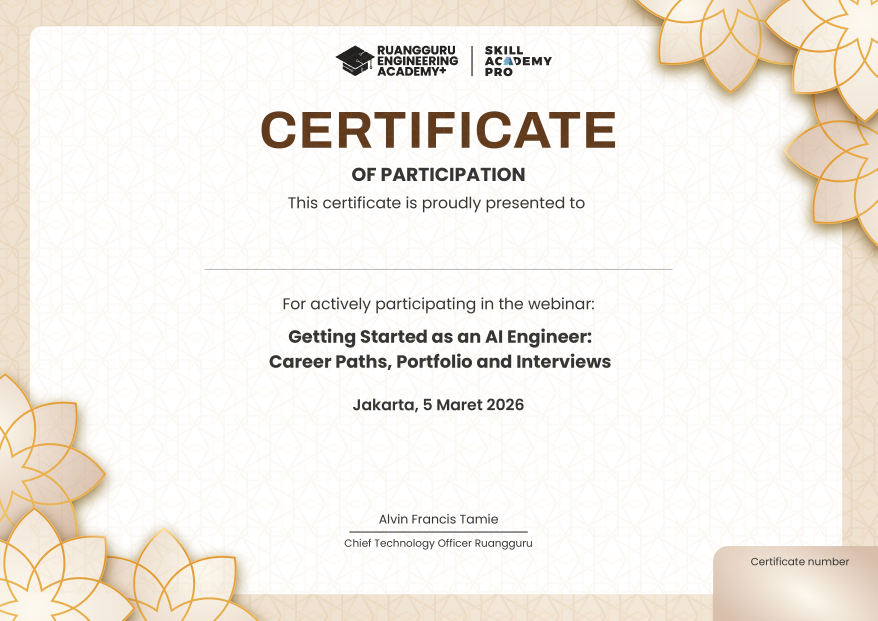
#> input picture assets/Sertifikat Webinar KODING KURMA_Sertifikat Peserta_2.jpg, 3509 x 2481 px (shown at 1/4 size)
$ python clean_bg_cv.py
#> lines starting #> are read from the running program, lines starting #| are printed output that depends on the picture; after the words box and inside, x2 and y2 are one past the last pixel; in counts of white or black regions, pixels touching at a corner belong together
import cv2
import numpy as np

img_path = 'assets/Sertifikat Webinar KODING KURMA_Sertifikat Peserta_2.jpg'
output_path = 'assets/template_clean.jpg'

print("Membaca gambar...")
img = cv2.imread(img_path)
#> img is the input picture: shape (2481, 3509, 3); mean B, G, R 232, 238.5, 243.6

if img is None:
    print("Gagal membaca gambar.")
    exit()

# Area teks (Y_START, Y_END), (X_START, X_END)
y1, y2 = 1100, 1850
x1, x2 = 500, 3000

print("Membuat mask...")
roi = img[y1:y2, x1:x2]
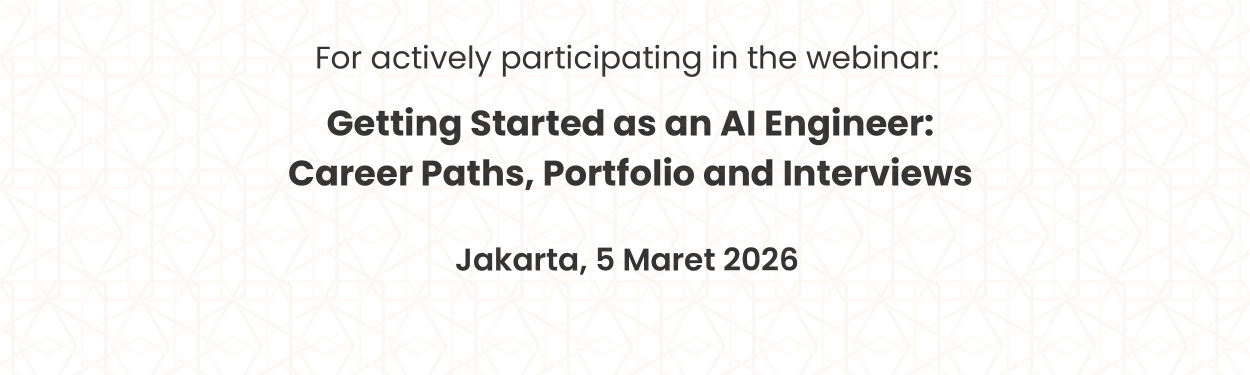
#> roi: shape (750, 2500, 3) (shown at 1/2 size); mean B, G, R 241.9, 243.3, 244.4

# Cari pixel yang lebih gelap (teksnya)
# Background kan terang RGB > 240, Teks gelap (abu gelap/hitam)
gray_roi = cv2.cvtColor(roi, cv2.COLOR_BGR2GRAY)
_, mask = cv2.threshold(gray_roi, 150, 255, cv2.THRESH_BINARY_INV)
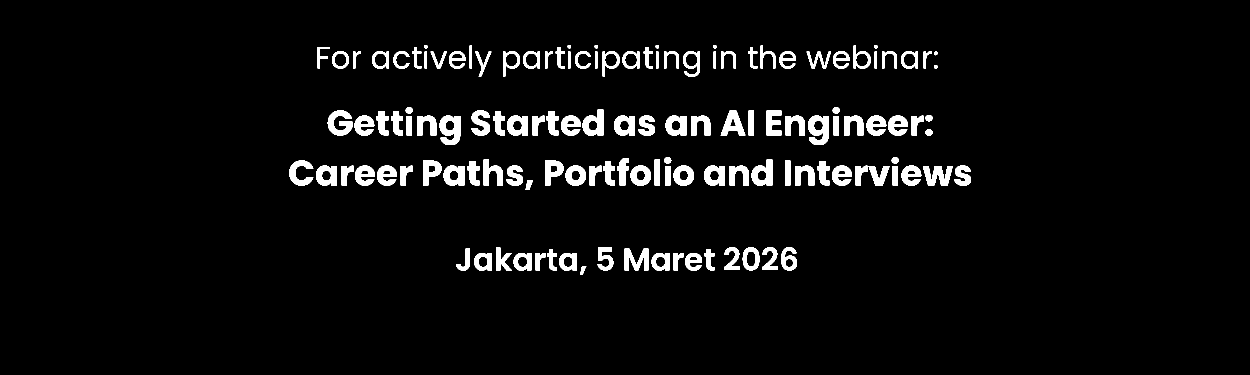
#> mask: shape (750, 2500) (shown at 1/2 size); 4.7% white; 130 white regions, largest, box (x1, y1, x2, y2) and area: (879, 231, 921, 290) 1690, (1616, 231, 1658, 290) 1690, (655, 221, 705, 271) 1484

print("Inpainting teks lama (ini memakan waktu 10-20 detik)...")
# cv2.INPAINT_TELEA atau INPAINT_NS
roi_cleaned = cv2.inpaint(roi, mask, inpaintRadius=5, flags=cv2.INPAINT_TELEA)
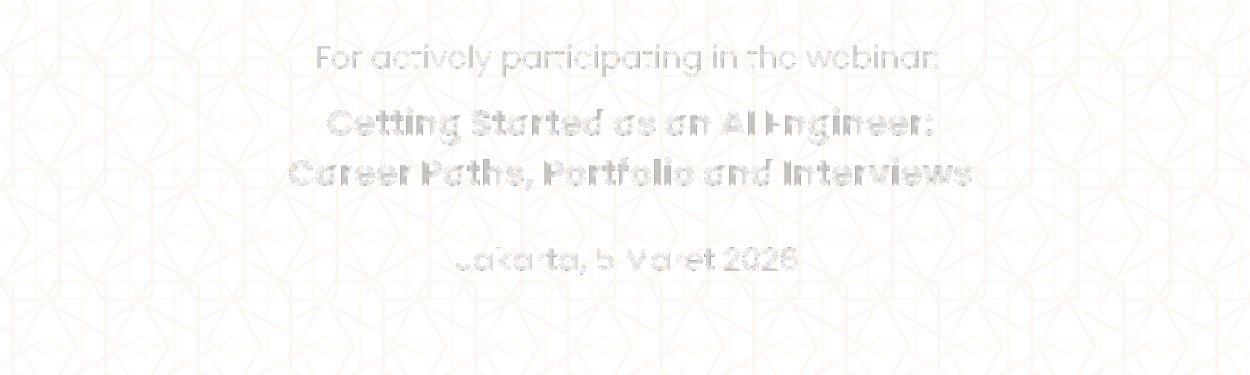
#> roi_cleaned: shape (750, 2500, 3) (shown at 1/2 size); mean B, G, R 249.9, 251.3, 252.4

# Kembalikan ke gambar asli
img[y1:y2, x1:x2] = roi_cleaned

print("Menyimpan hasil ke", output_path)
cv2.imwrite(output_path, img)
print("Selesai! Kamu punya template kosong baru bernama 'template_clean.jpg'")
